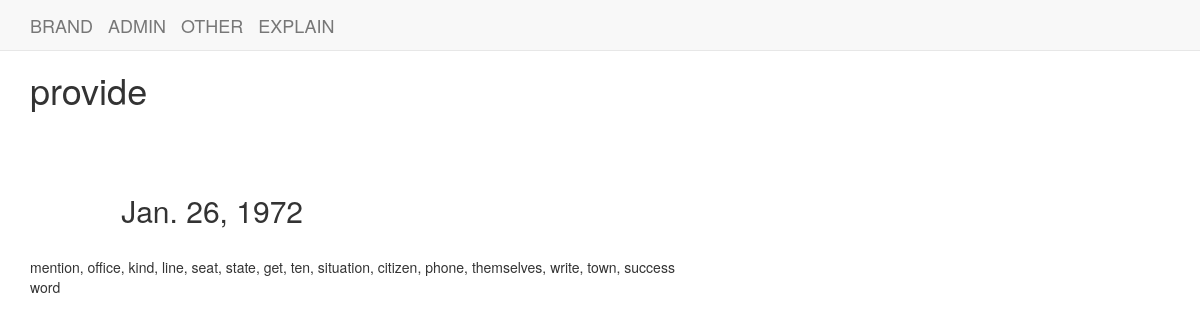
The page /word/23/ on the database as committed earlier.
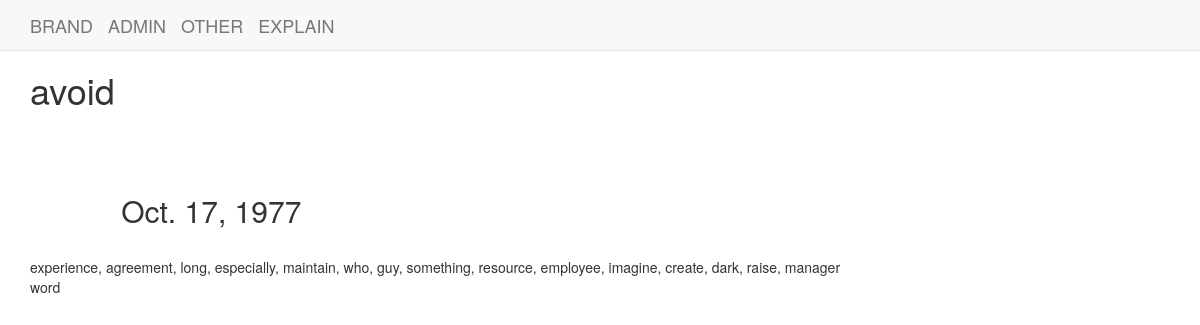
The same page on the database as committed later.
### Dictionary/models.py (models this page shows, shortened)
class Word(models.Model):
	yore = models.ForeignKey(Yore)
	word = models.CharField(max_length=68, unique=True)
	meaning = models.TextField()
	date = models.DateField()

### Dictionary/views.py (the view)
# urls.py: url(r'^word/(?P<pk>\d+)/$', views.word_detail, name='word_detail'),
def word_detail(request, pk):
	word = get_object_or_404(Word, pk=pk)
	return render(request, 'Dictionary/word_detail.html', {'word':word})

### templates/Dictionary/word_detail.html
{% extends 'Dictionary/base.html' %}
{% block body_block %}
<div class="">
	<h1>{{ word.word }}<h1><br>
	<h2>{{ word.date }}</h2><br>
	{{ word.meaning }}<br>
	word
</div>
{% endblock %}

Rows that differ between the two databases and show on the page:
changed Word: word "provide" → "avoid"; date "Jan. 26, 1972" → "Oct. 17, 1977"; meaning "mention, office, kind, line, seat, state, get, ten, situation, citizen, phone, themselves, write, town, success" → "experience, agreement, long, especially, maintain, who, guy, something, resource, employee, imagine, create, dark, raise, manager"
